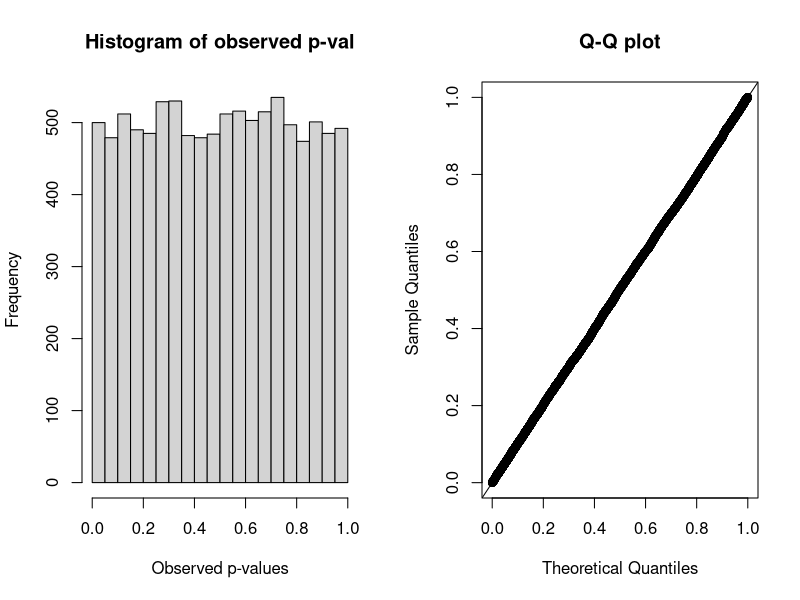
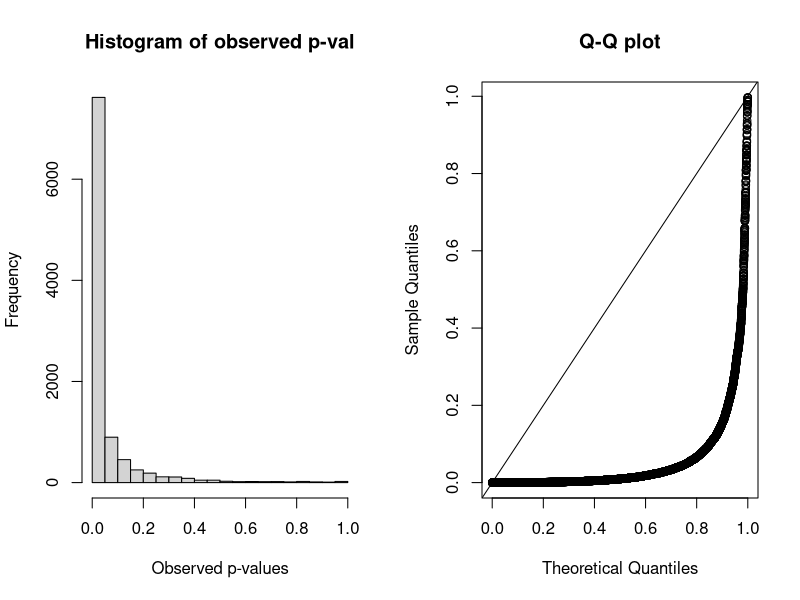
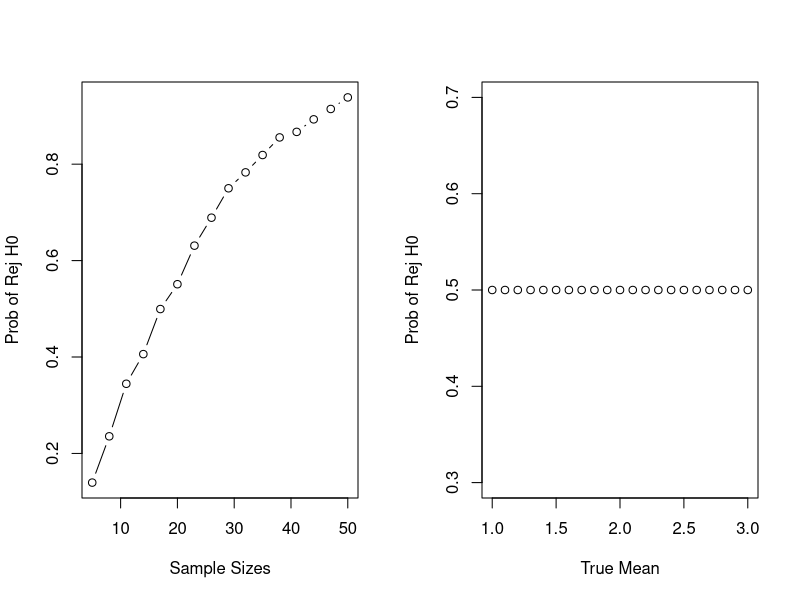
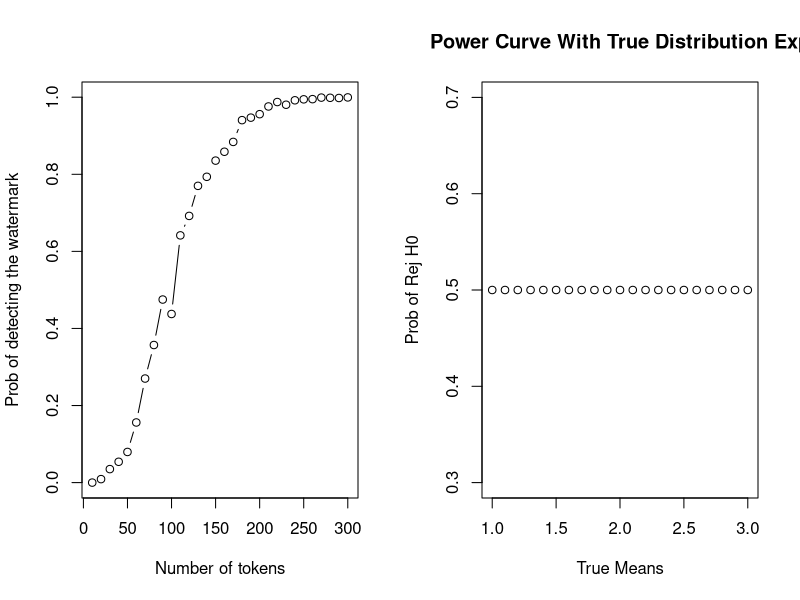

These figures' R source, in order:
## ---- chunk 1
set.seed(5400)
n    <- 30   # sample size
mu   <- 1    # true mean
mu_0 <- 1    # mean to be tested
sig  <- 2    # standard deviation
alp  <- 0.05 # significance level
X <- rnorm(n, mu, sig)
## ---- chunk 2
(t_stat <- (mean(X) - mu_0) / (sd(X) / sqrt(n)))
## ---- chunk 3
(p_val <- 2 * pt(-abs(t_stat), n - 1))
## ---- chunk 4
#' Simulation of p-values
#'
#' The function is used to simulate
#'   the distribution of observed p-values
#' arguments:
#' @param n      sample size
#' @param mu     true mean
#' @param mu_0   mean to be tested
#' @param sig    true standard deviation
#' @param alp    significance level, default is 0.05
#' @param B      simulation size, default is 10000
#' @return
#' a vector of observed pvals
## ---- chunk 5
pvalDist <- function(n, mu, mu_0, sig, alp = 0.05, B = 10000) {
  # step 1: generate samples
  Xlist <- matrix(rnorm(B * n, mu, sig), B, n)
  # step 2: compute sample mean
  Xbarlist <- rowMeans(Xlist)
  # step 3: compute sample standard deviation
  sdlist <- apply(Xlist, 1, sd)
  # step 4: compute t-statistic
  t_stat <- (Xbarlist - mu_0) / (sdlist / sqrt(n))
  # step 5: compute the (observed) p-value
  pvals <- 2 * pt(-abs(t_stat), n - 1)

  return(pvals)
}
## ---- chunk 6
# Simulation on Type I error when H0 is true
set.seed(5400)
n   <- 30
mu  <- 1
sig <- 2
alp <- 0.05

# H_0 is true
mu_0 <- 1

pvals <- pvalDist(n, mu, mu_0, sig, alp)
## ---- chunk 7
# Type I error
mean(pvals < alp)
## ---- chunk 8
# Q-Q plot for uniform distribution
qqunif <- function(dat, ...) {
  probs <- ppoints(length(dat))
  plot(qunif(probs), sort(dat),
    xlab = "Theoretical Quantiles",
    ylab = "Sample Quantiles",
    main = "Q-Q plot", ...)
  abline(0, 1)
}
## ---- chunk 9
# Histogram and Q-Q plot for observed p-value
par(mfrow = c(1, 2))
hist(pvals,
  main = "Histogram of observed p-val",
  xlab = "Observed p-values")
qqunif(pvals)
## ---- chunk 10
set.seed(5400)
K <- c(1, 5, 20)
sapply(K, function(k) mean(replicate(5000, min(runif(k))) < 0.05))
1 - 0.95^K
## ---- chunk 11
set.seed(5400)
K <- 20; n <- 200
acc <- rbinom(K, n, 0.70) / n                          # observed accuracy of each prompt
max(acc)                                               # the best-looking prompt
1 - pnorm((max(acc) - 0.70) / sqrt(0.70 * 0.30 / n))   # its one-sided p-value
rbinom(1, n, 0.70) / n                                 # the same prompt on 200 new questions
## ---- chunk 12
# Simulation on the power when H0 is false
set.seed(5400)
n   <- 30
mu  <- 2
sig <- 2
alp <- 0.05

# H_0 is false
mu_0 <- 1

pvals2 <- pvalDist(n, mu, mu_0, sig, alp)
## ---- chunk 13
# power
mean(pvals2 < alp)
## ---- chunk 14
par(mfrow = c(1, 2))
hist(pvals2,
  main = "Histogram of observed p-val",
  xlab = "Observed p-values")
qqunif(pvals2)
## ---- chunk 15
set.seed(5400)
mu  <- 2
sig <- 2
alp <- 0.05
# H_0 is false
mu_0  <- 1
nlist <- seq(5, 50, 3)
rejprobs <- rep(NA, length(nlist))
for (i in seq_along(nlist)) {
  rejprobs[i] <- mean(pvalDist(nlist[i],
    mu, mu_0, sig, alp, B = 2000) < alp)
} # or use the sapply function
## ---- chunk 16
plot(y = rejprobs, x = nlist, type = "b",
  xlab = "Sample Sizes", ylab = "Prob of Rej H0")
## ---- chunk 17
set.seed(5400)
n <- 30
mulist <- seq(1, 3, 0.1)
sig <- 2
alp <- 0.05
mu_0 <- 1

rejprobs <- rep(0.5, length(mulist))     # <- change this line

plot(y = rejprobs, x = mulist, type = "b",
  xlab = "True Mean", ylab = "Prob of Rej H0")
## ---- chunk 18
wm_z <- function(green, gamma = 0.5) {     # green: one 0/1 entry per token
  T <- length(green)
  (sum(green) - gamma * T) / sqrt(T * gamma * (1 - gamma))
}
set.seed(5400)
human <- rbinom(100, 1, 0.5)    # 100 tokens written by a person
model <- rbinom(100, 1, 0.7)    # 100 tokens from a watermarked model: 70% green
c(human = wm_z(human), model = wm_z(model))
1 - pnorm(4)                    # Type I error of the rule z > 4
## ---- chunk 19
set.seed(5400)
Tlist <- seq(10, 300, 10)
power <- sapply(Tlist, function(T) {
  G <- rbinom(2000, T, 0.7)                    # green counts of 2000 watermarked texts
  mean((G - 0.5 * T) / sqrt(T * 0.25) > 4)
})
plot(Tlist, power, type = "b",
  xlab = "Number of tokens", ylab = "Prob of detecting the watermark")
## ---- chunk 20
pvalDistExp <- function(n, mu, mu_0, alp = 0.05, B = 10000) {
  # simulate data from exp dist
  Xlist <- rexp(B * n, rate = 1/mu)
  Xlist <- matrix(Xlist, B, n)
  Xbarlist <- rowMeans(Xlist)
  sdlist <- apply(Xlist, 1, sd)
  t_stat <- (Xbarlist - mu_0) / (sdlist / sqrt(n))

  # returns observed p-value
  2 * pt(-abs(t_stat), n - 1)
}
## ---- chunk 21
set.seed(5400)
r1 <- pvalDistExp(10, mu = 2, mu_0 = 2)
# Type I error
mean(r1 < alp)
## ---- chunk 22
#' Simulation of p-values
#'
#' The function simulates the observed p-values
#'   under different underlying distributions
#'
#' @param n      sample size
#' @param dist   norm, exp, unif, gamma, etc
#' @param mu_0   mean to be tested
#' @param alp    significance level, default is 0.05
#' @param B      simulation size, default is 10000
#' @param ...    args passed to the dist function
#' @return
#' a vector of observed pvals
## ---- chunk 23
pvalDist2 <- function(n, dist, mu_0, alp = 0.05, B = 10000, ...) {
  # simulate data from user-specified dist
  Xlist <- do.call(paste0("r", dist), list(B * n, ...))
  Xlist <- matrix(Xlist, B, n)

  # compute t-statistic for each sample
  Xbarlist <- rowMeans(Xlist)
  sdlist <- apply(Xlist, 1, sd)
  t_stat <- (Xbarlist - mu_0) / (sdlist / sqrt(n))

  # returns observed p-value
  pt(-abs(t_stat), n - 1) + 1 - pt(abs(t_stat), n - 1)
}
## ---- chunk 24
set.seed(5400)
r2 <- pvalDist2(10, "exp", mu_0 = 2, alp = alp, rate = 1/2)
# Type I error
mean(r2 < alp)
## ---- chunk 25
set.seed(5400)
n <- 10
mulist <- seq(1, 3, 0.1)
alp  <- 0.05
mu_0 <- 1

rejprobs <- rep(0.5, length(mulist))     # <- change this line

plot(y = rejprobs, x = mulist, type = "b",
  xlab = "True Means", ylab = "Prob of Rej H0",
  main = "Power Curve With True Distribution Exp")
## ---- chunk 26
set.seed(5400)
mu <- mu_0 <- 1 # H0 is true
n <- 30; sig <- 2; alp <- 0.05
pval <- pvalDist(n, mu, mu_0, sig, alp = alp, B = 10000)
(theta_est <- mean(pval < alp))
## ---- chunk 27
# 95% simple conservative CI
moe <- qnorm(0.975) * 0.5 / sqrt(10000)
(CI <- theta_est + moe * c(-1, 1))
diff(CI)
## ---- chunk 28
set.seed(5400)
mu <- mu_0 <- 1 # H0 is true
n <- 30; sig <- 2; alp <- 0.05
m <- 0.005  # moe of 95% CI is at most m
# replicates
(B <- ceiling((qnorm(0.975) * 0.5 / m)^2))
## ---- chunk 29
B <- 10000   # 38415 is slow in the browser; delete this line on your own computer
pval <- pvalDist(n, mu, mu_0, sig, alp = alp, B = B)
# estimated Type I error rate
(theta_est <- mean(pval < alp))
## ---- chunk 30
# 95% simple conservative CI
moe <- qnorm(0.975) * 0.5 / sqrt(B)
(CI <- theta_est + moe * c(-1, 1))
diff(CI)
## ---- chunk 31
prop.test(x = sum(pval < alp), n = B, correct = FALSE,
  conf.level = 0.95)$conf.int
## ---- chunk 32
set.seed(5400)
mu <- mu_0 <- 1 # H0 is true
n <- 30; alp <- 0.05
m <- 0.005  # moe of 95% CI is at most m
B <- ceiling((qnorm(0.975) * 0.5 / m)^2)
B <- 10000   # the formula gives 38415, which is slow in the browser; delete this line on your own computer
pval2 <- pvalDist2(n, "exp", mu_0, alp = alp, B = B, rate = 1/mu)
# estimated Type I error rate
(theta_est2 <- mean(pval2 < alp))
## ---- chunk 33
# 95% simple conservative CI
moe <- qnorm(0.975) * 0.5 / sqrt(B)
theta_est2 + moe * c(-1, 1)
## ---- chunk 34
prop.test(x = sum(pval2 < alp), n = B, correct = FALSE,
  conf.level = 0.95)$conf.int
## ---- chunk 35
set.seed(5400)
n <- 300
d <- rnorm(n)                                  # difficulty of each question
A <- rbinom(n, 1, plogis(1.0 + 2 * d))
B <- rbinom(n, 1, plogis(1.3 + 2 * d))
c(accA = mean(A), accB = mean(B))
c(se_paired   = sd(B - A) / sqrt(n),
  se_unpaired = sqrt(var(A) / n + var(B) / n))
t.test(B - A)$p.value                          # paired: one-sample t-test on D
## ---- chunk 36
powerAB <- function(n, reps = 1000) {
  mean(replicate(reps, {
    d <- rnorm(n)
    A <- rbinom(n, 1, plogis(1.0 + 2 * d))
    B <- rbinom(n, 1, plogis(1.3 + 2 * d))
    t.test(B - A)$p.value < 0.05
  }))
}
set.seed(5400)
sapply(c(100, 300, 500, 1000), powerAB)
